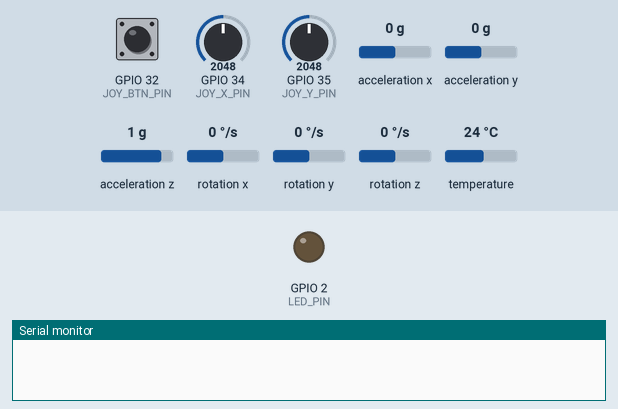
Bench run of a sketch on a simulated ESP32. Parts: output pins drawn as LEDs (lit = HIGH), the last lines printed to the serial monitor. The inputs (shaded band) are chosen by the test bench; at power-on: GPIO 32 (JOY_BTN_PIN) HIGH, GPIO 34 (JOY_X_PIN) = 2048, GPIO 35 (JOY_Y_PIN) = 2048, acceleration x 0 g, acceleration y 0 g, acceleration z 1 g, rotation x 0 °/s, rotation y 0 °/s, rotation z 0 °/s, temperature 24 °C. WiFi joins after 1.5 s; servers stay silent unless stated.

Above: at 0.0 s.
At 2.3 s:
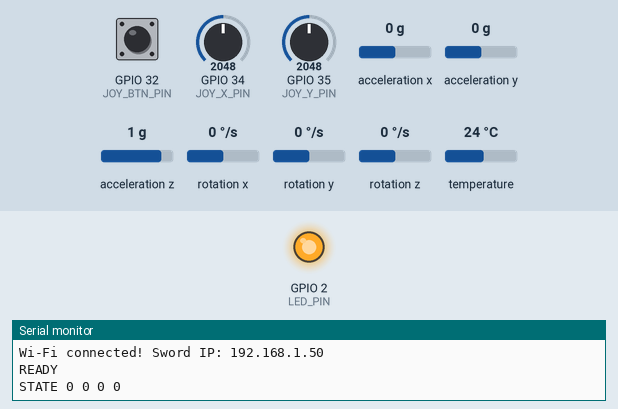
Timing chart, 0 to 3.8 s (numbered marks = the images above):
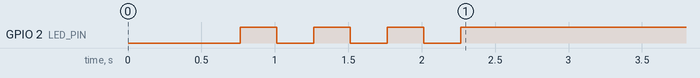

The sketch:

sword_wireless.ino
```cpp
// =====================================================================
//  MOTION SWORD - wireless version (ESP32 + MPU6050 + joystick)
// =====================================================================
//  What it does:
//    - Swing the sword hard          -> attack (left click)
//    - Hold the sword sideways, still -> block  (hold right click)
//    - Push the joystick             -> walk    (W A S D)
//    - Press the joystick down       -> jump    (space)
//
//  It sends short text messages to the laptop over BOTH:
//    - the USB cable (handy for testing), and
//    - Wi-Fi (so you can unplug the cable and swing freely)
//  The Python script sword_bridge.py turns those messages into
//  mouse clicks and key presses that Minecraft understands.
//
//  Messages:
//    SWING <number>                  one attack (sent twice, laptop ignores repeats)
//    STATE <fb> <lr> <guard> <jump>  current controls, sent 10x per second
//         fb:  1 forward, -1 back, 0 none
//         lr:  1 right,   -1 left, 0 none
//         guard, jump: 1 = held, 0 = not held
//
//  Wiring (see the build guide):
//    MPU6050:  VCC -> + rail, GND -> - rail, SDA -> D21, SCL -> D22
//    Joystick: +5V -> + rail (the 3.3V rail, on purpose), GND -> - rail,
//              VRx -> D34, VRy -> D35, SW -> D32
//    ESP32:    3V3 -> + rail, GND -> - rail
// =====================================================================

#include <WiFi.h>
#include <WiFiUdp.h>
#include <Wire.h>
#include <Adafruit_MPU6050.h>
#include <Adafruit_Sensor.h>

// ---------- 1. YOUR WI-FI (the phone hotspot) ----------
const char* WIFI_NAME = "PUT_HOTSPOT_NAME_HERE";
const char* WIFI_PASS = "PUT_HOTSPOT_PASSWORD_HERE";

// Leave this empty to "shout" to every device on the hotspot (easiest).
// If the laptop never hears anything, put the laptop's IP address here,
// e.g. "172.20.10.3" (sword_bridge.py prints it when it starts).
const char* LAPTOP_IP = "";
const int PORT = 4210;   // must match sword_bridge.py

// ---------- 2. PINS ----------
const int JOY_X_PIN = 34;
const int JOY_Y_PIN = 35;
const int JOY_BTN_PIN = 32;
const int LED_PIN = 2;    // the little blue LED on the board

// ---------- 3. TUNING (change these while testing) ----------
const float SWING_THRESHOLD = 22.0;       // bigger = need a harder swing (still = 9.8)
const unsigned long SWING_COOLDOWN = 350; // ms between swings, so 1 swing = 1 hit

// TWO ATTACKS: side slash = left click (basic), overhead chop = right click (special).
// Each swing prints which gyro axis it spun around, e.g. "swing axis: z".
// Do a few overhead chops, see which letter shows up, and put it here.
const char SPECIAL_AXIS = 'x';
const unsigned long SWING_WINDOW_MS = 120; // how long to watch a swing before deciding its type

const bool USE_GUARD = false;             // block pose holds right click; off because right click = special attack
const char GUARD_AXIS = 'y';              // which axis reads about 9.8 in your guard pose
const float GUARD_MIN = 7.5;
const unsigned long GUARD_HOLD_MS = 250;  // hold the pose this long before blocking

const int JOY_DEADZONE = 700;             // how far to push before you walk (0-2048)
const bool FLIP_FB = false;               // true if forward/back are reversed
const bool FLIP_LR = false;               // true if left/right are reversed
// ------------------------------------------------------------

Adafruit_MPU6050 mpu;
WiFiUDP udp;
IPAddress laptopIP;
bool useFixedIP = false;

unsigned long lastSwing = 0;
unsigned long swingCount = 0;
bool inSwing = false;
unsigned long swingStart = 0;
float peakX = 0, peakY = 0, peakZ = 0;
unsigned long guardStart = 0;
bool guarding = false;

int joyCenterX = 2048, joyCenterY = 2048;
int fb = 0, lr = 0;
bool jumping = false;

unsigned long lastStateSent = 0;
String lastState = "";

// Send a message over USB and Wi-Fi
void sendMsg(const String& msg) {
  Serial.println(msg);
  if (WiFi.status() == WL_CONNECTED) {
    IPAddress target = useFixedIP ? laptopIP : WiFi.broadcastIP();
    udp.beginPacket(target, PORT);
    udp.print(msg);
    udp.endPacket();
  }
}

void connectWiFi() {
  Serial.print("Connecting to Wi-Fi: ");
  Serial.println(WIFI_NAME);
  WiFi.mode(WIFI_STA);
  WiFi.setAutoReconnect(true);
  WiFi.begin(WIFI_NAME, WIFI_PASS);

  unsigned long start = millis();
  while (WiFi.status() != WL_CONNECTED && millis() - start < 10000) {
    digitalWrite(LED_PIN, !digitalRead(LED_PIN));  // blink while connecting
    delay(250);
  }

  if (WiFi.status() == WL_CONNECTED) {
    digitalWrite(LED_PIN, HIGH);                   // solid = connected
    Serial.print("Wi-Fi connected! Sword IP: ");
    Serial.println(WiFi.localIP());
  } else {
    digitalWrite(LED_PIN, LOW);
    Serial.println("Wi-Fi not connected (USB still works). Check name/password.");
  }
}

void setup() {
  Serial.begin(115200);
  delay(500);
  pinMode(LED_PIN, OUTPUT);
  pinMode(JOY_BTN_PIN, INPUT_PULLUP);

  if (strlen(LAPTOP_IP) > 0 && laptopIP.fromString(LAPTOP_IP)) {
    useFixedIP = true;
  }

  if (!mpu.begin()) {
    Serial.println("MPU6050 not found. Check the SDA/SCL/VCC/GND wires!");
    while (true) {                 // fast blink = sensor problem
      digitalWrite(LED_PIN, !digitalRead(LED_PIN));
      delay(100);
    }
  }
  mpu.setAccelerometerRange(MPU6050_RANGE_8_G);
  mpu.setGyroRange(MPU6050_RANGE_1000_DEG);
  mpu.setFilterBandwidth(MPU6050_BAND_21_HZ);

  // Find the joystick's resting "center". Don't touch it while starting!
  long sx = 0, sy = 0;
  for (int i = 0; i < 50; i++) {
    sx += analogRead(JOY_X_PIN);
    sy += analogRead(JOY_Y_PIN);
    delay(5);
  }
  joyCenterX = sx / 50;
  joyCenterY = sy / 50;

  connectWiFi();
  Serial.println("READY");
}

void readMotion(unsigned long now) {
  sensors_event_t a, g, temp;
  mpu.getEvent(&a, &g, &temp);
  float ax = a.acceleration.x, ay = a.acceleration.y, az = a.acceleration.z;
  float total = sqrt(ax * ax + ay * ay + az * az);

  // SWING: a big spike in total acceleration starts a swing. Then we watch
  // the gyro for a moment to see which way the sword spun.
  if (!inSwing && total > SWING_THRESHOLD && now - lastSwing > SWING_COOLDOWN) {
    inSwing = true;
    swingStart = now;
    peakX = peakY = peakZ = 0;
    guarding = false;              // swinging always drops the block
    guardStart = 0;
  }
  if (inSwing) {
    peakX = max(peakX, (float)fabs(g.gyro.x));
    peakY = max(peakY, (float)fabs(g.gyro.y));
    peakZ = max(peakZ, (float)fabs(g.gyro.z));
    if (now - swingStart > SWING_WINDOW_MS) {
      char axis = (peakX >= peakY && peakX >= peakZ) ? 'x' : (peakY >= peakZ) ? 'y' : 'z';
      Serial.print("swing axis: ");
      Serial.println(axis);
      inSwing = false;
      lastSwing = now;
      swingCount++;
      String msg = (axis == SPECIAL_AXIS ? "SPECIAL " : "SWING ") + String(swingCount);
      sendMsg(msg);
      sendMsg(msg);                // twice, in case Wi-Fi drops one
    }
  }

  // GUARD: one axis feels gravity (held sideways) and the sword is still
  float axisValue = (GUARD_AXIS == 'x') ? ax : (GUARD_AXIS == 'y') ? ay : az;
  bool still = total > 8.0 && total < 11.5;
  bool inPose = USE_GUARD && fabs(axisValue) > GUARD_MIN && still;
  bool recentlySwung = inSwing || now - lastSwing < SWING_COOLDOWN;

  if (inPose && !recentlySwung) {
    if (guardStart == 0) guardStart = now;
    if (now - guardStart > GUARD_HOLD_MS) guarding = true;
  } else {
    guardStart = 0;
    if (!inPose) guarding = false;
  }
}

void readJoystick() {
  int dx = analogRead(JOY_X_PIN) - joyCenterX;
  int dy = analogRead(JOY_Y_PIN) - joyCenterY;
  lr = (dx > JOY_DEADZONE) ? 1 : (dx < -JOY_DEADZONE) ? -1 : 0;
  fb = (dy < -JOY_DEADZONE) ? 1 : (dy > JOY_DEADZONE) ? -1 : 0;
  if (FLIP_LR) lr = -lr;
  if (FLIP_FB) fb = -fb;
  jumping = digitalRead(JOY_BTN_PIN) == LOW;   // pressed = LOW
}

void loop() {
  unsigned long now = millis();
  readMotion(now);
  readJoystick();

  // Send the current state when it changes, and 10x per second anyway.
  // Sending it over and over means a lost Wi-Fi message fixes itself.
  String state = "STATE " + String(fb) + " " + String(lr) + " " +
                 String(guarding ? 1 : 0) + " " + String(jumping ? 1 : 0);
  if (state != lastState || now - lastStateSent > 100) {
    sendMsg(state);
    lastState = state;
    lastStateSent = now;
  }

  // LED: solid when Wi-Fi is connected, off when not
  digitalWrite(LED_PIN, WiFi.status() == WL_CONNECTED ? HIGH : LOW);

  delay(10);
}
```
